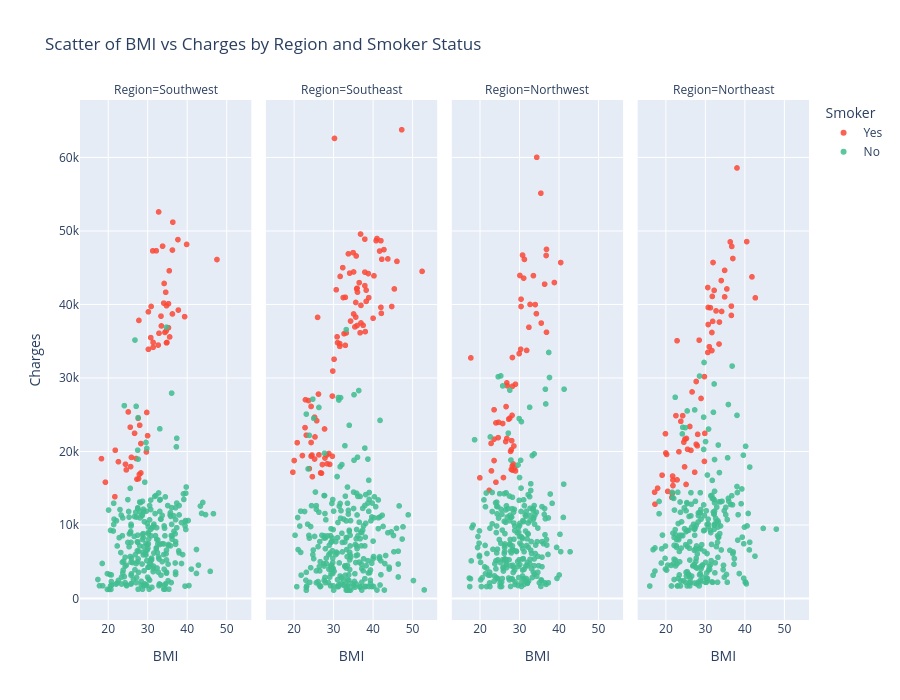

The notebook cell this image was saved under:
### Markdown cell above
**2.9 Create a scatter chart for each of the regions to show how the charges are distributed**

### Code cell
fig = px.scatter(
    insurance, x="BMI", y="Charges", 
    color="Smoker", facet_col="Region",
    height=700, opacity=0.85,
    color_discrete_map={"Yes": "#FA4835", "No": "#40BD8F"},
    title='Scatter of BMI vs Charges by Region and Smoker Status'
)

# Save figure as an image and show
# fig.write_image('../charts/scatter_bmi_charges_by_region.png')
fig.show()

### Figure 1 — Plotly figure (JSON) as saved in the notebook; plotly's stock layout.template omitted (floating-point values rounded to 4 significant figures; data arrays with more than 128 entries replaced by an {"elided": "..."} marker saying what was removed)
{"data": [{"hovertemplate": "Smoker=Yes<br>Region=Southwest<br>BMI=%{x}<br>Charges=%{y}<extra></extra>", "legendgroup": "Yes", "marker": {"color": "#FA4835", "opacity": 0.85, "symbol": "circle"}, "mode": "markers", "name": "Yes", "showlegend": true, "type": "scattergl", "x": [27.9, 35.3, 36.3, 35.6, 36.4, 39.9, 28.0, 34.8, 31.3, 19.3, 28.3, 37.7, 34.8, 32.2, 34.2, 27.7, 31.4, 30.8, 33.8, 21.7, 32.9, 22.6, 33.5, 30.0, 25.1, 25.7, 34.4, 28.3, 37.8, 25.6, 34.1, 35.3, 35.5, 27.1, 24.4, 27.6, 47.6, 24.6, 29.7, 30.2, 25.9, 32.7, 30.9, 29.8, 18.3, 31.4, 32.8, 26.7, 33.4, 34.6, 21.8, 27.3, 36.3, 39.4, 34.9, 27.8, 30.2, 34.7], "xaxis": "x", "y": [16880.0, 36840.0, 38710.0, 35590.0, 51190.0, 48170.0, 23570.0, 39840.0, 47290.0, 15820.0, 17080.0, 48820.0, 34780.0, 47310.0, 42860.0, 16300.0, 34840.0, 35490.0, 47930.0, 13840.0, 36090.0, 18610.0, 37080.0, 22140.0, 25380.0, 17940.0, 36200.0, 21080.0, 39240.0, 23310.0, 40180.0, 40100.0, 44590.0, 19040.0, 18260.0, 24520.0, 46110.0, 17500.0, 19930.0, 39000.0, 19200.0, 34470.0, 39730.0, 25310.0, 19020.0, 34170.0, 52590.0, 22480.0, 38420.0, 41660.0, 20170.0, 16230.0, 47400.0, 38340.0, 34830.0, 37830.0, 33900.0, 36400.0], "yaxis": "y"}, {"hovertemplate": "Smoker=Yes<br>Region=Southeast<br>BMI=%{x}<br>Charges=%{y}<extra></extra>", "legendgroup": "Yes", "marker": {"color": "#FA4835", "opacity": 0.85, "symbol": "circle"}, "mode": "markers", "name": "Yes", "showlegend": false, "type": "scattergl", "x": [26.29, 42.13, 35.2, 34.43, 31.68, 22.88, 23.98, 24.75, 37.62, 29.92, 35.09, 27.94, 25.3, 24.42, 35.53, 36.85, 36.08, 24.64, 22.22, 34.21, 26.84, 42.35, 19.8, 45.54, 25.41, 35.97, 40.15, 33.88, 35.86, 28.38, 38.06, 23.21, 30.25, 26.07, 42.13, 47.41, 46.2, 36.63, 33.11, 25.3, 22.99, 38.06, 43.89, 31.13, 35.75, 38.06, 39.05, 24.42, 38.39, 29.15, 26.4, 27.83, 38.17, 20.9, 42.24, 31.79, 32.78, 29.81, 32.45, 33.11, 28.93, 38.94, 40.92, 42.9, 30.8, 20.13, 31.02, 36.08, 35.2, 37.07, 52.58, 41.14, 37.07, 31.68, 36.19, 38.39, 25.85, 33.33, 35.75, 32.56, 44.88, 29.81, 28.49, 27.28, 24.42, 41.8, 36.96, 23.76, 27.06, 30.36, 40.37], "xaxis": "x2", "y": [27810.0, 39610.0, 38710.0, 37740.0, 34300.0, 23240.0, 17660.0, 16580.0, 37170.0, 30940.0, 47060.0, 19110.0, 18970.0, 21220.0, 36950.0, 36150.0, 37130.0, 19520.0, 19440.0, 44260.0, 17090.0, 46150.0, 17180.0, 42110.0, 21980.0, 42120.0, 38130.0, 46890.0, 46600.0, 19520.0, 48890.0, 22220.0, 32550.0, 38250.0, 48680.0, 63770.0, 45860.0, 42970.0, 34440.0, 24670.0, 27040.0, 42560.0, 46200.0, 34810.0, 40270.0, 44400.0, 40930.0, 19360.0, 40420.0, 18250.0, 19540.0, 23070.0, 36310.0, 21200.0, 38790.0, 43810.0, 36020.0, 27530.0, 45010.0, 40970.0, 19720.0, 44200.0, 48670.0, 47460.0, 42000.0, 18770.0, 35600.0, 42210.0, 44420.0, 37480.0, 44500.0, 48970.0, 39870.0, 34670.0, 41680.0, 41950.0, 24180.0, 36120.0, 38280.0, 40940.0, 39720.0, 19350.0, 18330.0, 18220.0, 26130.0, 47270.0, 49580.0, 26930.0, 17040.0, 62590.0, 43900.0], "yaxis": "y2"}, {"hovertemplate": "Smoker=Yes<br>Region=Northwest<br>BMI=%{x}<br>Charges=%{y}<extra></extra>", "legendgroup": "Yes", "marker": {"color": "#FA4835", "opacity": 0.85, "symbol": "circle"}, "mode": "markers", "name": "Yes", "showlegend": false, "type": "scattergl", "x": [36.95, 22.42, 22.89, 31.16, 28.02, 17.77, 28.69, 30.5, 26.6, 29.07, 33.63, 31.92, 36.95, 34.39, 36.48, 27.36, 28.31, 26.98, 26.7, 28.31, 25.84, 34.1, 40.56, 30.21, 28.31, 23.66, 38.95, 28.31, 32.77, 31.35, 28.88, 28.5, 35.53, 24.13, 26.89, 26.89, 27.84, 24.8, 20.05, 22.99, 28.21, 26.03, 23.66, 30.5, 28.02, 24.7, 30.4, 36.86, 32.49, 24.13, 35.62, 30.02, 34.48, 27.64, 30.88, 28.12, 23.66, 29.07], "xaxis": "x3", "y": [47500.0, 14710.0, 21100.0, 43580.0, 17560.0, 32730.0, 20750.0, 40720.0, 21350.0, 17350.0, 43920.0, 33750.0, 36220.0, 38750.0, 42760.0, 24390.0, 18030.0, 28950.0, 26110.0, 28870.0, 23810.0, 39980.0, 45700.0, 43940.0, 17470.0, 25680.0, 42980.0, 32790.0, 40000.0, 46130.0, 17750.0, 18310.0, 55140.0, 15820.0, 29330.0, 21770.0, 20010.0, 23970.0, 16420.0, 17360.0, 24920.0, 16450.0, 21680.0, 39730.0, 20230.0, 21880.0, 33910.0, 46660.0, 36900.0, 23890.0, 37470.0, 33310.0, 60020.0, 24540.0, 46720.0, 21470.0, 18770.0, 29140.0], "yaxis": "y3"}, {"hovertemplate": "Smoker=Yes<br>Region=Northeast<br>BMI=%{x}<br>Charges=%{y}<extra></extra>", "legendgroup": "Yes", "marker": {"color": "#FA4835", "opacity": 0.85, "symbol": "circle"}, "mode": "markers", "name": "Yes", "showlegend": false, "type": "scattergl", "x": [31.92, 36.67, 29.83, 19.95, 31.35, 23.37, 25.18, 41.9, 27.74, 36.67, 27.74, 17.29, 31.82, 24.32, 28.12, 40.56, 36.77, 22.61, 36.38, 32.3, 24.89, 17.95, 30.68, 20.23, 17.2, 32.77, 28.5, 38.09, 21.85, 33.53, 26.41, 32.02, 21.75, 31.73, 34.1, 24.8, 26.12, 28.02, 30.78, 30.78, 35.53, 23.84, 37.05, 28.98, 20.05, 31.73, 22.89, 34.2, 34.96, 22.89, 20.52, 21.57, 30.68, 34.96, 19.09, 42.75, 27.36, 25.27, 25.55, 33.63, 29.83, 31.07, 29.93, 21.66, 24.61, 21.85, 26.7], "xaxis": "x4", "y": [37700.0, 39770.0, 30180.0, 22410.0, 39560.0, 19960.0, 15520.0, 43750.0, 20980.0, 38510.0, 29520.0, 12830.0, 41100.0, 24870.0, 22330.0, 48550.0, 47900.0, 24870.0, 48520.0, 41920.0, 21660.0, 15010.0, 42300.0, 19590.0, 14460.0, 39130.0, 35150.0, 58570.0, 15360.0, 34620.0, 20150.0, 45710.0, 16660.0, 36190.0, 43250.0, 17900.0, 23400.0, 20770.0, 39600.0, 37270.0, 42110.0, 24110.0, 46260.0, 27220.0, 19800.0, 33730.0, 35070.0, 39050.0, 41030.0, 16140.0, 14570.0, 13750.0, 33480.0, 44640.0, 16780.0, 40900.0, 17180.0, 21770.0, 20300.0, 37610.0, 18650.0, 34250.0, 22460.0, 14280.0, 21260.0, 16120.0, 28100.0], "yaxis": "y4"}, {"hovertemplate": "Smoker=No<br>Region=Southwest<br>BMI=%{x}<br>Charges=%{y}<extra></extra>", "legendgroup": "No", "marker": {"color": "#40BD8F", "opacity": 0.85, "symbol": "circle"}, "mode": "markers", "name": "No", "showlegend": true, "type": "scattergl", "x": {"elided": "267 float values"}, "xaxis": "x", "y": {"elided": "267 float values"}, "yaxis": "y"}, {"hovertemplate": "Smoker=No<br>Region=Southeast<br>BMI=%{x}<br>Charges=%{y}<extra></extra>", "legendgroup": "No", "marker": {"color": "#40BD8F", "opacity": 0.85, "symbol": "circle"}, "mode": "markers", "name": "No", "showlegend": false, "type": "scattergl", "x": {"elided": "273 float values"}, "xaxis": "x2", "y": {"elided": "273 float values"}, "yaxis": "y2"}, {"hovertemplate": "Smoker=No<br>Region=Northwest<br>BMI=%{x}<br>Charges=%{y}<extra></extra>", "legendgroup": "No", "marker": {"color": "#40BD8F", "opacity": 0.85, "symbol": "circle"}, "mode": "markers", "name": "No", "showlegend": false, "type": "scattergl", "x": {"elided": "266 float values"}, "xaxis": "x3", "y": {"elided": "266 float values"}, "yaxis": "y3"}, {"hovertemplate": "Smoker=No<br>Region=Northeast<br>BMI=%{x}<br>Charges=%{y}<extra></extra>", "legendgroup": "No", "marker": {"color": "#40BD8F", "opacity": 0.85, "symbol": "circle"}, "mode": "markers", "name": "No", "showlegend": false, "type": "scattergl", "x": {"elided": "257 float values"}, "xaxis": "x4", "y": {"elided": "257 float values"}, "yaxis": "y4"}], "layout": {"annotations": [{"font": {}, "showarrow": false, "text": "Region=Southwest", "x": 0.1175, "xanchor": "center", "xref": "paper", "y": 1, "yanchor": "bottom", "yref": "paper"}, {"font": {}, "showarrow": false, "text": "Region=Southeast", "x": 0.3725, "xanchor": "center", "xref": "paper", "y": 1, "yanchor": "bottom", "yref": "paper"}, {"font": {}, "showarrow": false, "text": "Region=Northwest", "x": 0.6275, "xanchor": "center", "xref": "paper", "y": 1, "yanchor": "bottom", "yref": "paper"}, {"font": {}, "showarrow": false, "text": "Region=Northeast", "x": 0.8825, "xanchor": "center", "xref": "paper", "y": 1, "yanchor": "bottom", "yref": "paper"}], "height": 700, "legend": {"title": {"text": "Smoker"}, "tracegroupgap": 0}, "title": {"text": "Scatter of BMI vs Charges by Region and Smoker Status"}, "xaxis": {"anchor": "y", "domain": [0, 0.235], "title": {"text": "BMI"}}, "xaxis2": {"anchor": "y2", "domain": [0.255, 0.49], "matches": "x", "title": {"text": "BMI"}}, "xaxis3": {"anchor": "y3", "domain": [0.51, 0.745], "matches": "x", "title": {"text": "BMI"}}, "xaxis4": {"anchor": "y4", "domain": [0.765, 1.0], "matches": "x", "title": {"text": "BMI"}}, "yaxis": {"anchor": "x", "domain": [0, 1], "title": {"text": "Charges"}}, "yaxis2": {"anchor": "x2", "domain": [0, 1], "matches": "y", "showticklabels": false}, "yaxis3": {"anchor": "x3", "domain": [0, 1], "matches": "y", "showticklabels": false}, "yaxis4": {"anchor": "x4", "domain": [0, 1], "matches": "y", "showticklabels": false}}}
